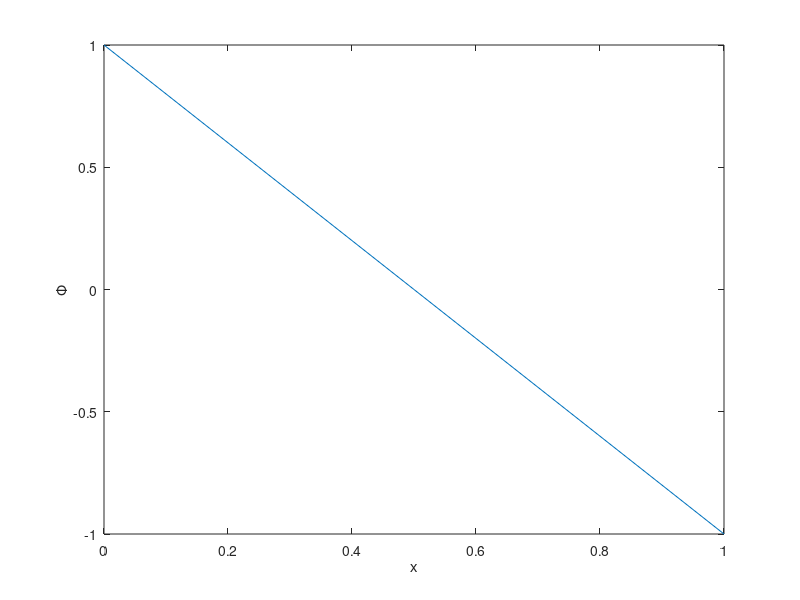

The MATLAB script that drew this image:
clear all;
prompt = 'What is the number N?';
N= input(prompt); 

A=[];
A(1,1)=1;
A(N,N)=1;

for i=2:(N-1);
    A(i,i-1)=1/(1/(N-1))^2;
    A(i,i)=-2/(1/(N-1))^2;
    A(i,i+1)=1/(1/(N-1))^2;
    
end

b=zeros(N,1);
b(N,1)=-1;
b(1,1)=1;

x=A\b;
y=0:1/(N-1):1;

plot(y,x(:,1))
xlabel('x'); 
ylabel('\Phi');
